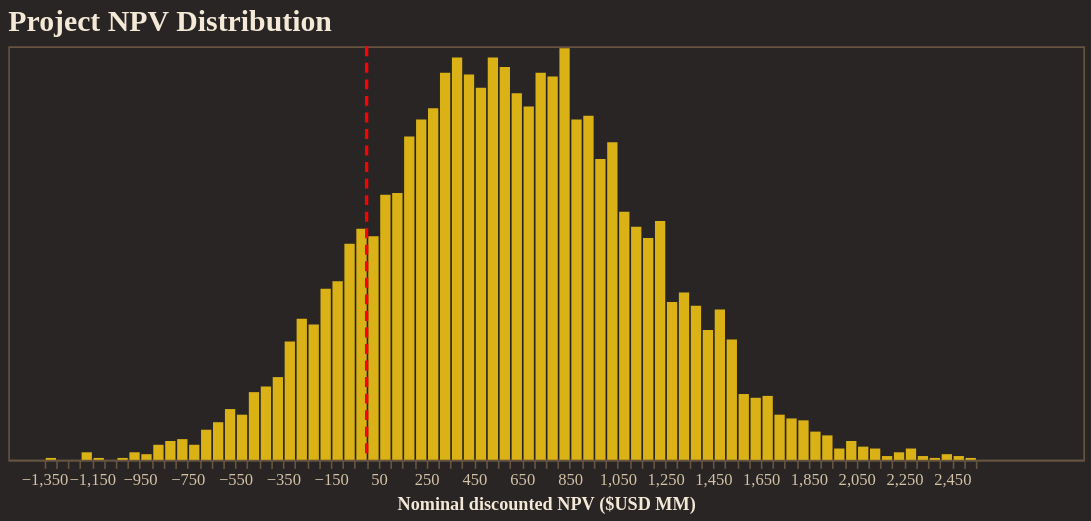

Source (notebook cell):
### Code cell
from resgo.plotting.tables import npv_USD
import numpy as np
import pandas as pd

npv = npv_USD(
    simpack,
    nominal=True,
    discounted=True,
    success_only=False,
)
npv_usd = npv.to_numpy().ravel()
npv_df = pd.DataFrame({"npv_usd_mm": npv_usd / 1e6})

histogram = (
    alt.Chart(npv_df)
    .mark_bar(color="#FACC15", opacity=0.85)
    .encode(
        x=alt.X(
            "npv_usd_mm:Q",
            bin=alt.Bin(maxbins=100),
            title="Nominal discounted NPV ($USD MM)",
        ),
        y=alt.Y("count():Q", axis=None),
        tooltip=[alt.Tooltip("count():Q", title="Count")],
    )
    .properties(
        width=650,
        height=250,
        title="Project NPV Distribution",
    )
)

break_even = (
    alt.Chart(pd.DataFrame({"npv_usd_mm": [0]}))
    .mark_rule(color="red", strokeDash=[6, 4], strokeWidth=2)
    .encode(x="npv_usd_mm:Q")
)

fig = alt.layer(histogram, break_even)
fig.show()

### Figure 1 — Vega-Lite specification as saved in the notebook (floating-point values rounded to 4 significant figures; data arrays with more than 128 entries replaced by an {"elided": "..."} marker saying what was removed)
{"config": {"background": "#292524", "view": {"fill": "#292524", "stroke": "#665340"}, "title": {"color": "#f4e9d7", "font": "Merriweather", "fontSize": 18, "fontWeight": 600, "subtitleColor": "#d5c2a6", "anchor": "start"}, "axis": {"domainColor": "#665340", "gridColor": "#665340", "tickColor": "#665340", "labelColor": "#d5c2a6", "titleColor": "#f4e9d7", "labelFont": "Merriweather", "titleFont": "Merriweather"}, "legend": {"titleColor": "#f4e9d7", "labelColor": "#d5c2a6", "labelFont": "Merriweather", "titleFont": "Merriweather", "orient": "top-right", "symbolType": "circle"}, "header": {"labelColor": "#d5c2a6", "titleColor": "#f4e9d7", "labelFont": "Merriweather", "titleFont": "Merriweather"}, "mark": {"color": "#c78d3b"}, "line": {"color": "#c78d3b"}, "bar": {"color": "#c78d3b"}, "point": {"color": "#ddb06d"}, "area": {"color": "#c78d3b", "opacity": 0.35}, "text": {"color": "#f4e9d7", "font": "Merriweather"}, "range": {"category": ["#5DA5DA", "#F28E2B", "#59C36A", "#E15759", "#B07AA1", "#4ECDC4", "#FF9DA7", "#EDC948"]}}, "layer": [{"data": {"name": "data-79676fb57c8a498c60b5a0a7dafbf8a6"}, "mark": {"type": "bar", "color": "#FACC15", "opacity": 0.85}, "encoding": {"tooltip": [{"aggregate": "count", "title": "Count", "type": "quantitative"}], "x": {"bin": {"maxbins": 100}, "field": "npv_usd_mm", "title": "Nominal discounted NPV ($USD MM)", "type": "quantitative"}, "y": {"aggregate": "count", "axis": null, "type": "quantitative"}}, "title": "Project NPV Distribution"}, {"data": {"name": "data-83a0ef6621ce3be6c7bd66d40cf7fe67"}, "mark": {"type": "rule", "color": "red", "strokeDash": [6, 4], "strokeWidth": 2}, "encoding": {"x": {"field": "npv_usd_mm", "type": "quantitative"}}}], "height": 250, "width": 650, "$schema": "https://vega.github.io/schema/vega-lite/v5.20.1.json", "datasets": {"data-79676fb57c8a498c60b5a0a7dafbf8a6": {"elided": "6000 records"}, "data-83a0ef6621ce3be6c7bd66d40cf7fe67": [{"npv_usd_mm": 0}]}}
